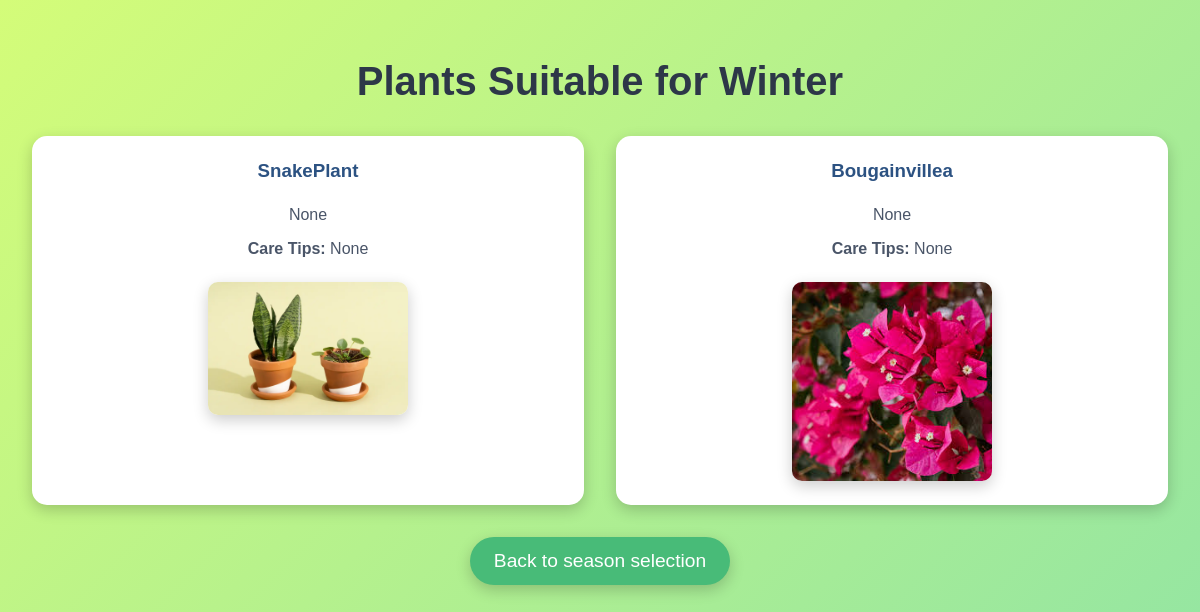
The page /plant_guide/plants-by-season/winter/ on the database as committed earlier.
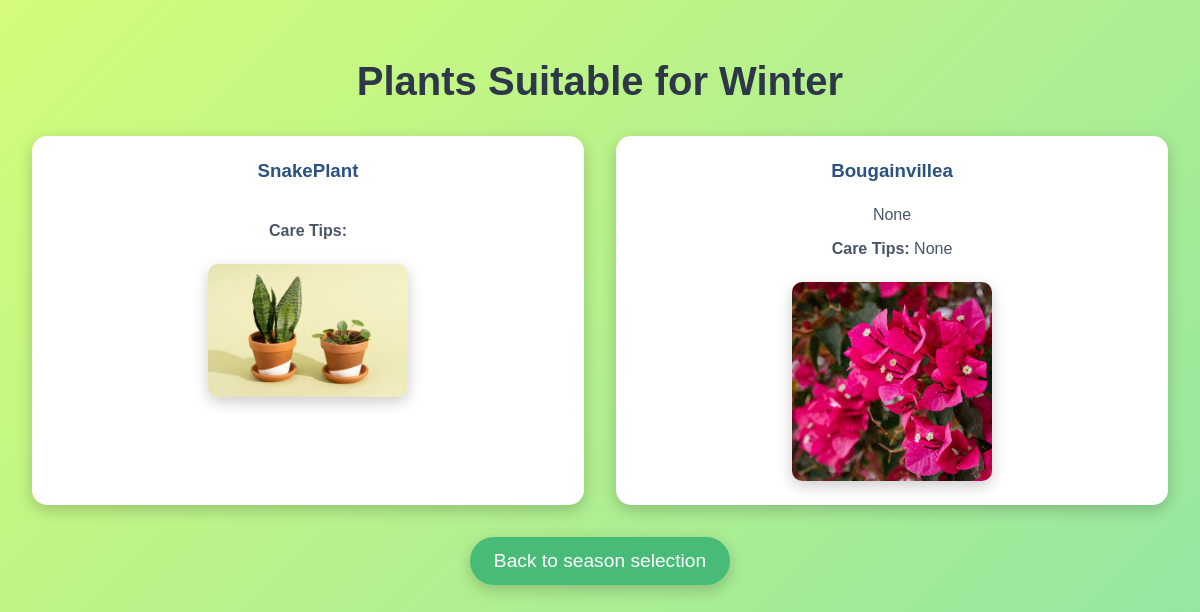
The same page on the database as committed later.
### trees/models.py (models this page shows, shortened)
class Tree(models.Model):
    SEASON_CHOICES = [
        ('summer', 'Summer'),
        ('winter', 'Winter'),
        ('spring', 'Spring'),
        ('autumn', 'Autumn'),
        ('other', 'Other'),
    ]
    name = models.CharField(max_length=100)
    category = models.CharField(max_length=100)
    price = models.IntegerField(default=0)
    season = models.CharField(max_length=20, choices=SEASON_CHOICES, default='other')
    description = models.TextField(blank=True, null=True)  # Optional description field
    care_tips = models.TextField(blank=True, null=True)  # Optional care tips field
    image = models.ImageField(upload_to='tree_images/', null=True, blank=True)
    total_rating = models.IntegerField(default=0)  # Field to store total rating points
    num_ratings = models.PositiveIntegerField(default=0)

### plant_guide/views.py (the view)
# urls.py: path('plants-by-season/<season>/', views.plants_by_season, name='plants_by_season'),
def plants_by_season(request, season):
    trees = Tree.objects.filter(season=season)
    return render(request, 'plants_by_season.html', {'trees': trees, 'season': season})

### templates/plants_by_season.html (shortened to what this page needs)
<!DOCTYPE html>
<html lang="en">
<head>
</head>
<body>
    <h1>Plants Suitable for {{ season|title }}</h1>
    {% if trees %}
        <ul>
            {% for tree in trees %}
                <li>
                    <h3>{{ tree.name }}</h3>
                    <p>{{ tree.description }}</p>
                    <p><strong>Care Tips:</strong> {{ tree.care_tips }}</p>
                    {% if tree.image %}
                        <img src="{{ tree.image.url }}" alt="{{ tree.name }}">
                    {% endif %}
                </li>
            {% endfor %}
        </ul>
    {% else %}
        <p style="font-size: 1.5rem; color: #718096;">No plants found for this season.</p>
    {% endif %}
    <a href="{% url 'select_season' %}">Back to season selection</a>
</body>
</html>

Rows that differ between the two databases and show on the page:
changed Tree "SnakePlant": description "None" → (not shown); care_tips "None" → (not shown)
